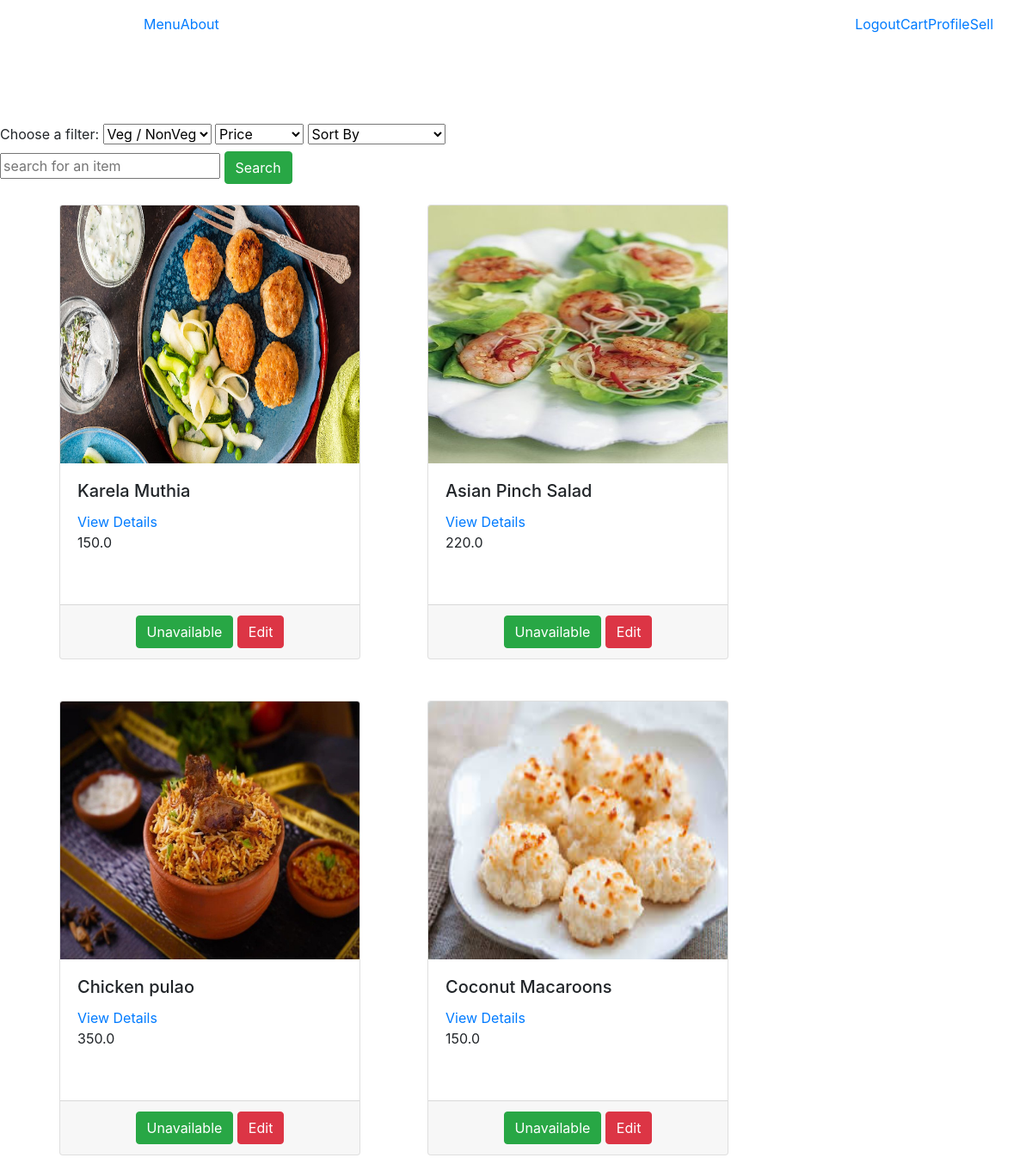
The app's page /chef-item-list/ (signed in), older data.
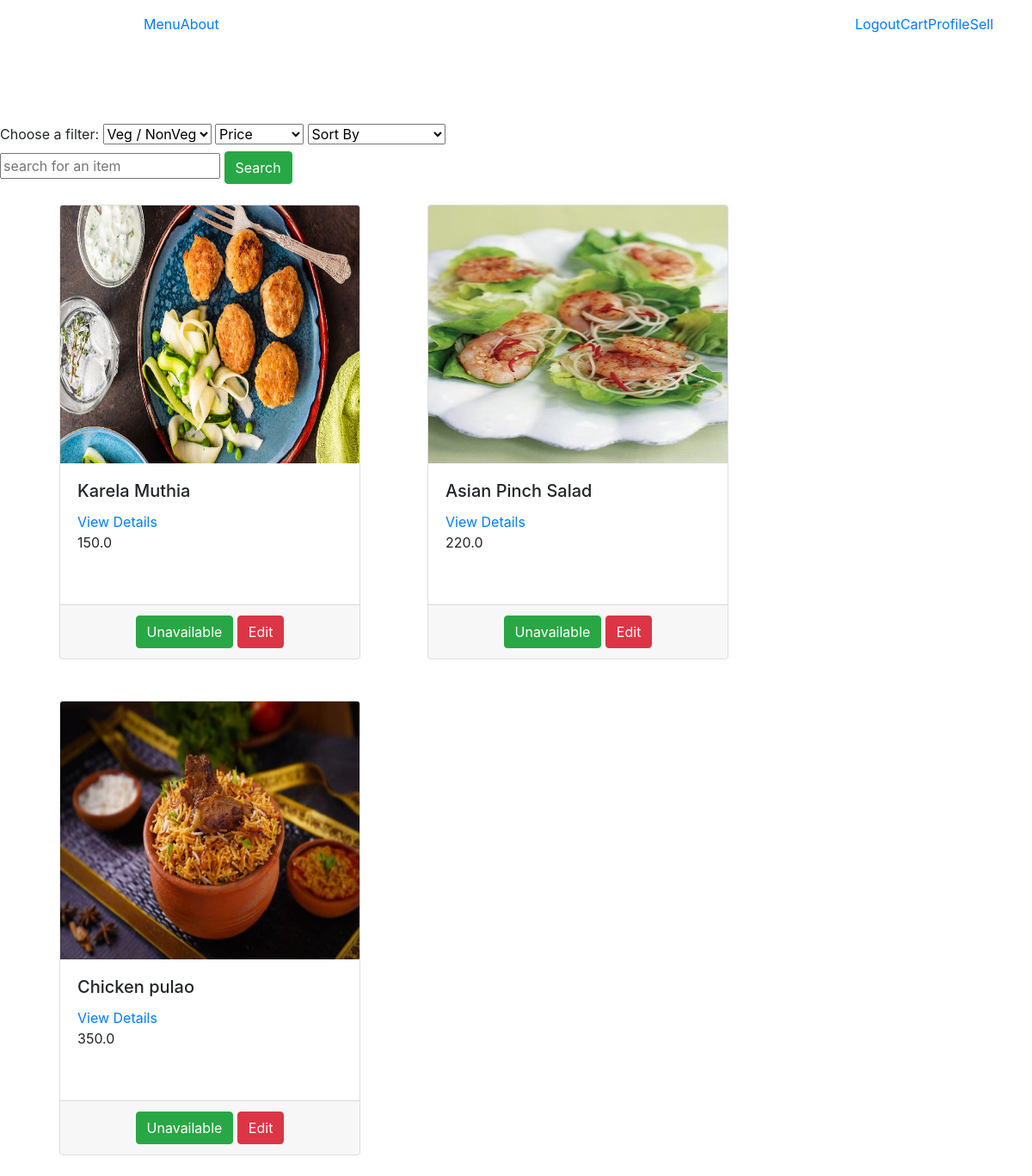
The same page, newer data.
### core/models.py (models this page shows, shortened)
class Item(models.Model):
    chef = models.ForeignKey(settings.AUTH_USER_MODEL,on_delete=models.CASCADE, null=True)
    title = models.CharField(max_length=100)
    is_veg = models.BooleanField(default=True)
    available = models.BooleanField(default=True)
    price = models.FloatField()
    discount_price = models.FloatField(blank=True, null=True)
    calories = models.FloatField(default=0)
    slug = models.SlugField(unique=True)
    description = models.TextField()
    image = models.ImageField(upload_to='item_pics')
    def get_absolute_url(self):
        return reverse("core:product", kwargs={
            'slug': self.slug
        })

### core/views.py (the view, shortened to what this page needs)
# urls.py: path('chef-item-list/', chefItemList , name='chef-item-list'),
def chefItemList(request):
	return render(request, 'core/chef_item_list.html', context={'items' : Item.objects.filter(chef = request.user).all()})

### core/templates/core/chef_item_list.html (shortened to what this page needs)
{% load static %}
<!DOCTYPE html>
<html lang="en">
<head>
  <link rel="stylesheet" href="https://stackpath.bootstrapcdn.com/bootstrap/4.3.1/css/bootstrap.min.css">
</head>
<body>
  <header class="site-header">
    <nav class="navbar navbar-expand-md navbar-dark bg-steel fixed-top">
    <div class="container">
      <div class="collapse navbar-collapse" id="navbarToggle">
        <div class="navbar-nav mr-auto">
          <a class="nav-item nav-link" href="{% url 'core:menu' %}">Home  </a>
          <a class="nav-item nav-link" href="#">About </a>
        </div>
      <div class="collapse navbar-collapse" id="navbarToggle">
        <div class="navbar-nav mr-auto">
          <a href="{% url 'core:menu' %} ">Menu</a>
          <a  href="{% url 'about' %}">About</a>
        </div>
        <div class="navbar-nav">
          {% if user.is_authenticated %}
                <a  href=" {% url 'users:logout' %} ">Logout   </a>
                <a  href=" {% url 'core:order-summary' %} ">Cart  </a>
                <a  href="{% url 'users:profile' %} ">Profile  </a>
                <a href="{% url 'core:product-create' %}"> Sell</a>
          {% else %}
                <a href=" {% url 'users:login' %} ">Login</a>
                <a href=" filter/{% url 'users:signup' %} ">Register</a>
          {% endif %}
        </div>
      </div>
    </div>
    </nav>
    </header>
    <br> <br> <br> <br> <br> <br>
    <form method="POST" enctype="multipart/form-data">
      <label for="filters">Choose a filter:</label>
      <select id="filter1" name="filter1" onchange="this.form.submit()">
        <option selected="selected"> Veg / NonVeg </option>
      </select>
      <select id="filter2" name="filter2" onchange="this.form.submit()" >
        <option selected="selected"> Price </option>
      </select>
      <select id="sort" name="sort" onchange="this.form.submit()" >
        <option selected="selected"> Sort By </option>
      </select>
    </form>
  <form method="GET" action="{% url 'core:search' %}">
    <input name="q" value="{{request.GET.q}}" placeholder="search for an item">
    <button class="btn btn-success" type="submit">
      Search
    </button>
  </form>
  <div class="container">
    <div class="row">
      {% for object in items %}
      <div class="col-md-4 col-sm-4 col-lg-4 m-4">
              <div class="card">
                <img src="{{object.image.url}}" class="card-img-top" alt="{{ product.name }}" height="300" width="300">
                      <div class="card-body">
                        <h5 class="card-title"> {{ object.title }}</h5>
                        <a href="{{object.get_absolute_url}} ">View Details</a>
                        <p class="card-text">{{ object.price }}</p>
                        <span class="badge purple mr-1"> {{object.category}} </span>
                      </div>
                  <div class='card-footer text-center'>
                    {% if object.available %}
                      <a href="{% url 'core:set-item-unavailable' object.slug %}" class="btn btn-success">Unavailable</a>
                      <a href="{% url 'core:edit_item' object.slug %}" class="btn btn-danger">Edit</a>
                    {% else %}
                      <a href="{% url 'core:set-item-available' object.slug %}" class="btn btn-success">Available</a>
                      <a href="{% url 'core:edit_item' object.slug %}" class="btn btn-danger">Edit</a>
                    {% endif %}
                  </div>
               </div>
        </div>
      {% endfor %}
  </div>
  </div>
</body>
</html>

Row changes from the older to the newer data that the page shows:
removed Item: image (picture), title "Coconut Macaroons", price "150.0", available "Unavailable"
